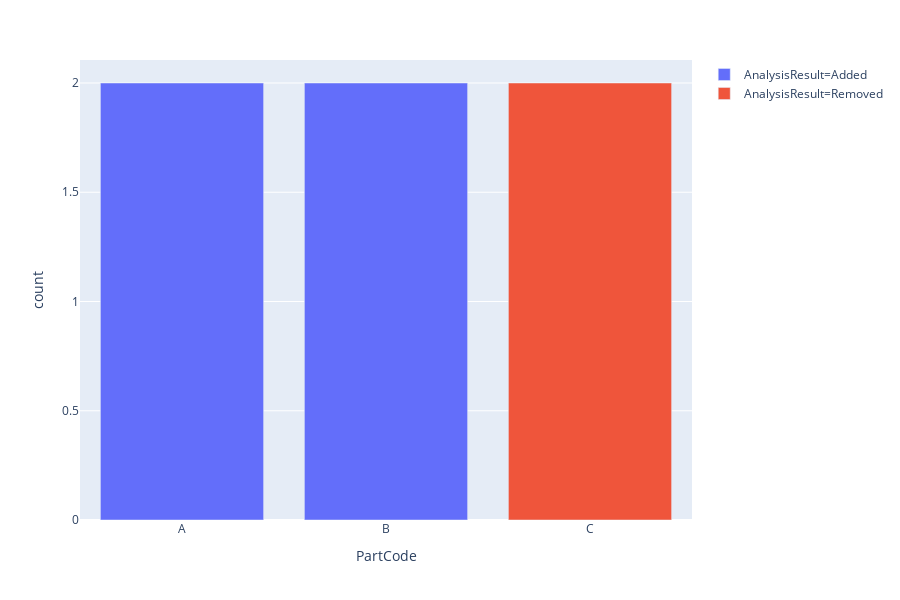

Notebook source saved alongside this figure:
### Code cell
import plotly.express as px

fig = px.bar(grouped, x='PartCode', y="count", color='AnalysisResult')
fig.show()

### Figure 1 — Plotly figure (JSON) as saved in the notebook; plotly's stock layout.template omitted (floating-point values rounded to 4 significant figures)
{"data": [{"alignmentgroup": "True", "hoverlabel": {"namelength": 0}, "hovertemplate": "AnalysisResult=Added<br>PartCode=%{x}<br>count=%{y}", "legendgroup": "AnalysisResult=Added", "marker": {"color": "#636efa"}, "name": "AnalysisResult=Added", "offsetgroup": "AnalysisResult=Added", "orientation": "v", "showlegend": true, "textposition": "auto", "type": "bar", "x": ["A", "B"], "xaxis": "x", "y": [2, 2], "yaxis": "y"}, {"alignmentgroup": "True", "hoverlabel": {"namelength": 0}, "hovertemplate": "AnalysisResult=Removed<br>PartCode=%{x}<br>count=%{y}", "legendgroup": "AnalysisResult=Removed", "marker": {"color": "#EF553B"}, "name": "AnalysisResult=Removed", "offsetgroup": "AnalysisResult=Removed", "orientation": "v", "showlegend": true, "textposition": "auto", "type": "bar", "x": ["C"], "xaxis": "x", "y": [2], "yaxis": "y"}], "layout": {"barmode": "relative", "height": 600, "legend": {"tracegroupgap": 0}, "margin": {"t": 60}, "xaxis": {"anchor": "y", "domain": [0.0, 1.0], "title": {"text": "PartCode"}}, "yaxis": {"anchor": "x", "domain": [0.0, 1.0], "title": {"text": "count"}}}}
